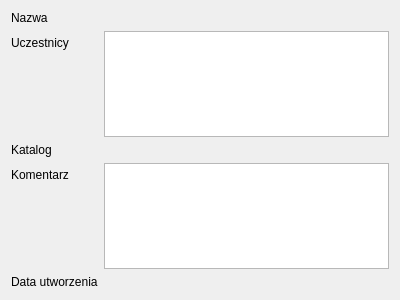
<?xml version="1.0" encoding="UTF-8"?>
<ui version="4.0">
 <class>ProjektWidget</class>
 <widget class="QWidget" name="ProjektWidget">
  <property name="geometry">
   <rect>
    <x>0</x>
    <y>0</y>
    <width>400</width>
    <height>300</height>
   </rect>
  </property>
  <property name="windowTitle">
   <string>Form</string>
  </property>
  <layout class="QFormLayout" name="formLayout">
   <item row="0" column="0">
    <widget class="QLabel" name="lnazwa">
     <property name="text">
      <string>Nazwa</string>
     </property>
    </widget>
   </item>
   <item row="0" column="1">
    <widget class="QLabel" name="nazwa">
     <property name="text">
      <string/>
     </property>
    </widget>
   </item>
   <item row="1" column="0">
    <widget class="QLabel" name="luczestnicy">
     <property name="text">
      <string>Uczestnicy</string>
     </property>
    </widget>
   </item>
   <item row="1" column="1">
    <widget class="QTextBrowser" name="uczestnicy"/>
   </item>
   <item row="2" column="0">
    <widget class="QLabel" name="lkatalog">
     <property name="text">
      <string>Katalog</string>
     </property>
    </widget>
   </item>
   <item row="2" column="1">
    <widget class="QLabel" name="katalog">
     <property name="text">
      <string/>
     </property>
    </widget>
   </item>
   <item row="3" column="0">
    <widget class="QLabel" name="lkomentarz">
     <property name="text">
      <string>Komentarz</string>
     </property>
    </widget>
   </item>
   <item row="3" column="1">
    <widget class="QTextBrowser" name="komentarz"/>
   </item>
   <item row="4" column="0">
    <widget class="QLabel" name="ldatautworzenia">
     <property name="text">
      <string>Data utworzenia</string>
     </property>
    </widget>
   </item>
   <item row="4" column="1">
    <widget class="QLabel" name="data">
     <property name="text">
      <string/>
     </property>
    </widget>
   </item>
  </layout>
 </widget>
 <resources/>
 <connections/>
</ui>
